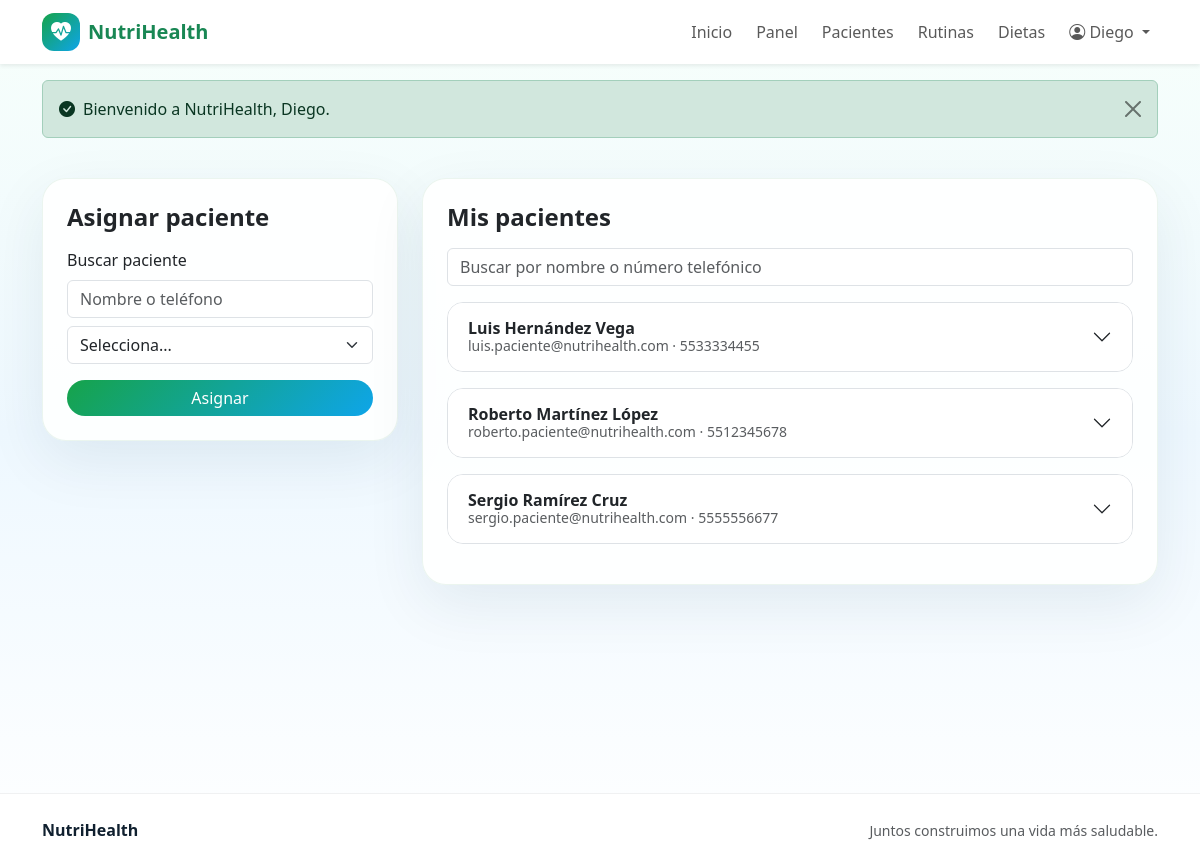
The app's page /pages/entrenador/pacientes.php (signed in) with its own data.
### tables this page shows
CREATE TABLE personas (
    id INT AUTO_INCREMENT PRIMARY KEY,
    nombre VARCHAR(100) NOT NULL,
    apellido_paterno VARCHAR(100),
    apellido_materno VARCHAR(100),
    fecha_nacimiento DATE,
    sexo ENUM('Masculino', 'Femenino', 'Otro'),
    telefono VARCHAR(20),
    email VARCHAR(100) UNIQUE NOT NULL,
    direccion TEXT,
    usuario VARCHAR(50) UNIQUE NOT NULL,
    password_hash VARCHAR(255) NOT NULL,
    rol ENUM('paciente', 'nutriologo', 'entrenador') NOT NULL,
    activo BOOLEAN DEFAULT TRUE,
    fecha_registro DATETIME DEFAULT CURRENT_TIMESTAMP
);

### includes/functions.php (called while the page is built, shortened)
<?php
require_once __DIR__ . '/../config/database.php';
function normalize_path_for_url(string $path): string
{
    $path = str_replace('\\', '/', $path);
    $parts = [];
    foreach (explode('/', $path) as $part) {
        if ($part === '' || $part === '.') {
            continue;
        }
        $parts[] = $part;
    }
    return implode('/', $parts);
}
function relative_url_from_current_script(string $targetPath): string
{
    $scriptFile = $_SERVER['SCRIPT_FILENAME'] ?? APP_ROOT . DIRECTORY_SEPARATOR . 'index.php';
    $scriptDir = normalize_path_for_url(dirname($scriptFile));
    $target = normalize_path_for_url(APP_ROOT . ($targetPath !== '' ? DIRECTORY_SEPARATOR . str_replace('/', DIRECTORY_SEPARATOR, $targetPath) : ''));
    $fromParts = $scriptDir === '' ? [] : explode('/', $scriptDir);
    $toParts = $target === '' ? [] : explode('/', $target);
    $i = 0;
    $max = min(count($fromParts), count($toParts));
    while ($i < $max && $fromParts[$i] === $toParts[$i]) {
        $i++;
    }
    $up = array_fill(0, count($fromParts) - $i, '..');
    $down = array_slice($toParts, $i);
    $relativeParts = array_merge($up, $down);
    return $relativeParts ? implode('/', $relativeParts) : '.';
}
function base_url(string $path = ''): string
{
    $path = ltrim($path, '/');
    preg_match('/^([^?#]*)([?#].*)?$/', $path, $matches);
    $cleanPath = $matches[1] ?? '';
    $suffix = $matches[2] ?? '';
    $relative = relative_url_from_current_script($cleanPath);
    if ($cleanPath === '') {
        return $relative === '.' ? './' : rtrim($relative, '/') . '/';
    }
    return $relative . $suffix;
}
function e(?string $value): string
{
    return htmlspecialchars($value ?? '', ENT_QUOTES, 'UTF-8');
}
function current_user(): ?array
{
    return $_SESSION['user'] ?? null;
}
function full_name(array $person): string
{
    return trim(($person['nombre'] ?? '') . ' ' . ($person['apellido_paterno'] ?? '') . ' ' . ($person['apellido_materno'] ?? ''));
}
function get_people_by_role(string $role): array
{
    $stmt = db()->prepare('SELECT * FROM personas WHERE rol = ? AND activo = 1 ORDER BY nombre, apellido_paterno');
    $stmt->execute([$role]);
    return $stmt->fetchAll();
}
function assigned_patients(int $especialistaId, string $tipo): array
{
    if ($tipo === 'nutriologo') {
        $sql = "SELECT p.* FROM personas p
                INNER JOIN pacientes_nutriologos pn ON pn.paciente_id = p.id
                WHERE pn.nutriologo_id = ? AND pn.activo = 1 AND p.activo = 1
                ORDER BY p.nombre";
    } else {
        $sql = "SELECT p.* FROM personas p
                INNER JOIN pacientes_entrenadores pe ON pe.paciente_id = p.id
                WHERE pe.entrenador_id = ? AND pe.activo = 1 AND p.activo = 1
                ORDER BY p.nombre";
    }
    $stmt = db()->prepare($sql);
    $stmt->execute([$especialistaId]);
    return $stmt->fetchAll();
}

### config/database.php (called while the page is built, shortened)
<?php
function db(): PDO
{
    static $pdo = null;
    if ($pdo === null) {
        $host = 'localhost';
        $database = 'sitio_salud';
        $user = 'root';
        $password = '';
        $charset = 'utf8mb4';
        $dsn = "mysql:host={$host};dbname={$database};charset={$charset}";
        $options = [
            PDO::ATTR_ERRMODE => PDO::ERRMODE_EXCEPTION,
            PDO::ATTR_DEFAULT_FETCH_MODE => PDO::FETCH_ASSOC,
            PDO::ATTR_EMULATE_PREPARES => false,
        ];
        $pdo = new PDO($dsn, $user, $password, $options);
    }
    return $pdo;
}

### pages/entrenador/pacientes.php (the view, shortened to what this page needs)
<?php
require_once __DIR__ . '/../../includes/functions.php';
$user = current_user();
$assigned = assigned_patients((int)$user['id'], 'entrenador');
$allPatients = get_people_by_role('paciente');
require __DIR__ . '/../../includes/header.php';
?>
<section class="container py-4">
    <div class="row g-4">
        <div class="col-lg-4">
            <div class="card card-soft p-4">
                <h1 class="h4 fw-bold mb-3">Asignar paciente</h1>
                <form method="post" action="<?= base_url('actions/paciente_asignar.php') ?>">
                    <label class="form-label" for="buscar-asignar-paciente-entrenador">Buscar paciente</label>
                    <input id="buscar-asignar-paciente-entrenador" type="search" class="form-control mb-2" placeholder="Nombre o teléfono" data-filter-select="#asignar-paciente-entrenador">
                    <select id="asignar-paciente-entrenador" name="paciente_id" class="form-select mb-3" required>
                        <option value="">Selecciona...</option>
                    </select>
                    <button class="btn btn-nh rounded-pill w-100">Asignar</button>
                </form>
            </div>
        </div>
        <div class="col-lg-8">
            <div class="card card-soft p-4">
                <h2 class="h4 fw-bold mb-3">Mis pacientes</h2>
                <input type="search" class="form-control mb-3" placeholder="Buscar por nombre o número telefónico" data-filter-items="#pacientesEntrenador [data-search-item]" data-empty-target="#sin-resultados-entrenador">
                <div class="accordion" id="pacientesEntrenador">
                    <?php foreach ($assigned as $p): ?>
                        <?php
                        $itemId = 'paciente-entrenador-' . (int)$p['id'];
                        ?>
                        <div class="accordion-item mb-3 border rounded-4 overflow-hidden" data-search-item data-search="<?= e(full_name($p) . ' ' . ($p['telefono'] ?? '')) ?>">
                            <h2 class="accordion-header">
                                <button class="accordion-button collapsed" type="button" data-bs-toggle="collapse" data-bs-target="#<?= $itemId ?>">
                                    <div>
                                        <strong><?= e(full_name($p)) ?></strong>
                                        <div class="small text-muted"><?= e($p['email']) ?> · <?= e($p['telefono']) ?></div>
                                    </div>
                                </button>
                            </h2>
                        </div>
                    <?php endforeach; ?>
                </div>
            </div>
        </div>
    </div>
</section>
<?php require __DIR__ . '/../../includes/footer.php'; ?>

### assets/css/style.css (style rules this page uses)
:root { --nh-green: #16a34a; --nh-green-dark: #0f7a37; --nh-blue: #0ea5e9; --nh-blue-dark: #0369a1; --nh-soft: #f4fbf7; --nh-text: #10202f; }
body { min-height: 100vh; background: linear-gradient(180deg, #f7fffb 0%, #eef8ff 50%, #ffffff 100%); color: var(--nh-text); }
.btn-nh { background: linear-gradient(135deg, var(--nh-green), var(--nh-blue)); border: none; color: #fff; }
.card-soft { background: rgba(255, 255, 255, .88); border: 1px solid rgba(15, 122, 55, .08); box-shadow: 0 20px 60px rgba(2, 47, 74, .08); border-radius: 24px; }

### records on screen
personas: full_name($p) "Luis Hernández Vega", email "luis.paciente@nutrihealth.com", telefono "5533334455"
personas: full_name($p) "Roberto Martínez López", email "roberto.paciente@nutrihealth.com", telefono "5512345678"
personas: full_name($p) "Sergio Ramírez Cruz", email "sergio.paciente@nutrihealth.com", telefono "5555556677"

### other values on screen
$user['nombre'] "Diego"
$message "Bienvenido a NutriHealth, Diego."
